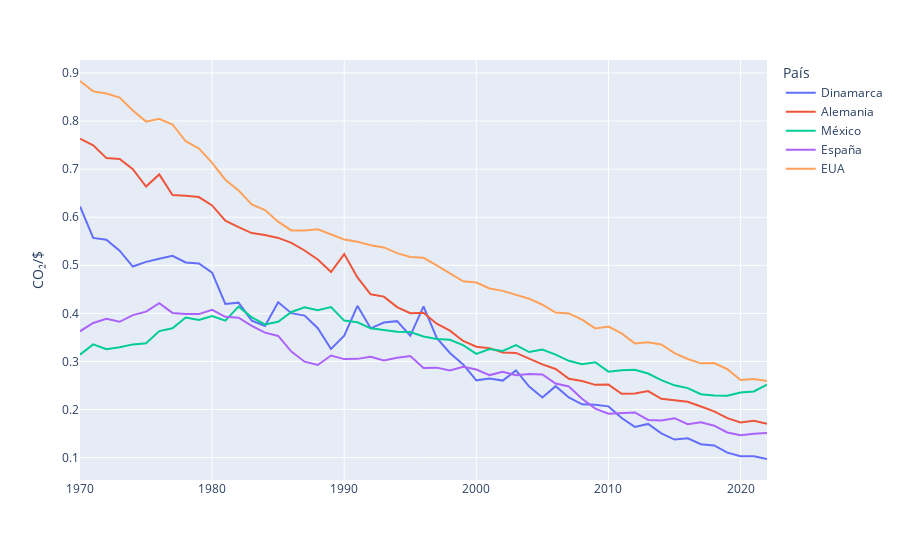

Notebook code cell kept with this figure:
### Code cell
# Creación de la gráfica
fig = px.line(co2_ejemplo, x='Year', y='Annual CO₂ emissions per GDP (kg per international-$)', color='Entity',
              labels={
                  'Year': '',
                 'Annual CO₂ emissions per GDP (kg per international-$)': 'CO₂/$',
                  'Entity': 'País'
              }
             )

# Mostrar la gráfica
fig.show()
